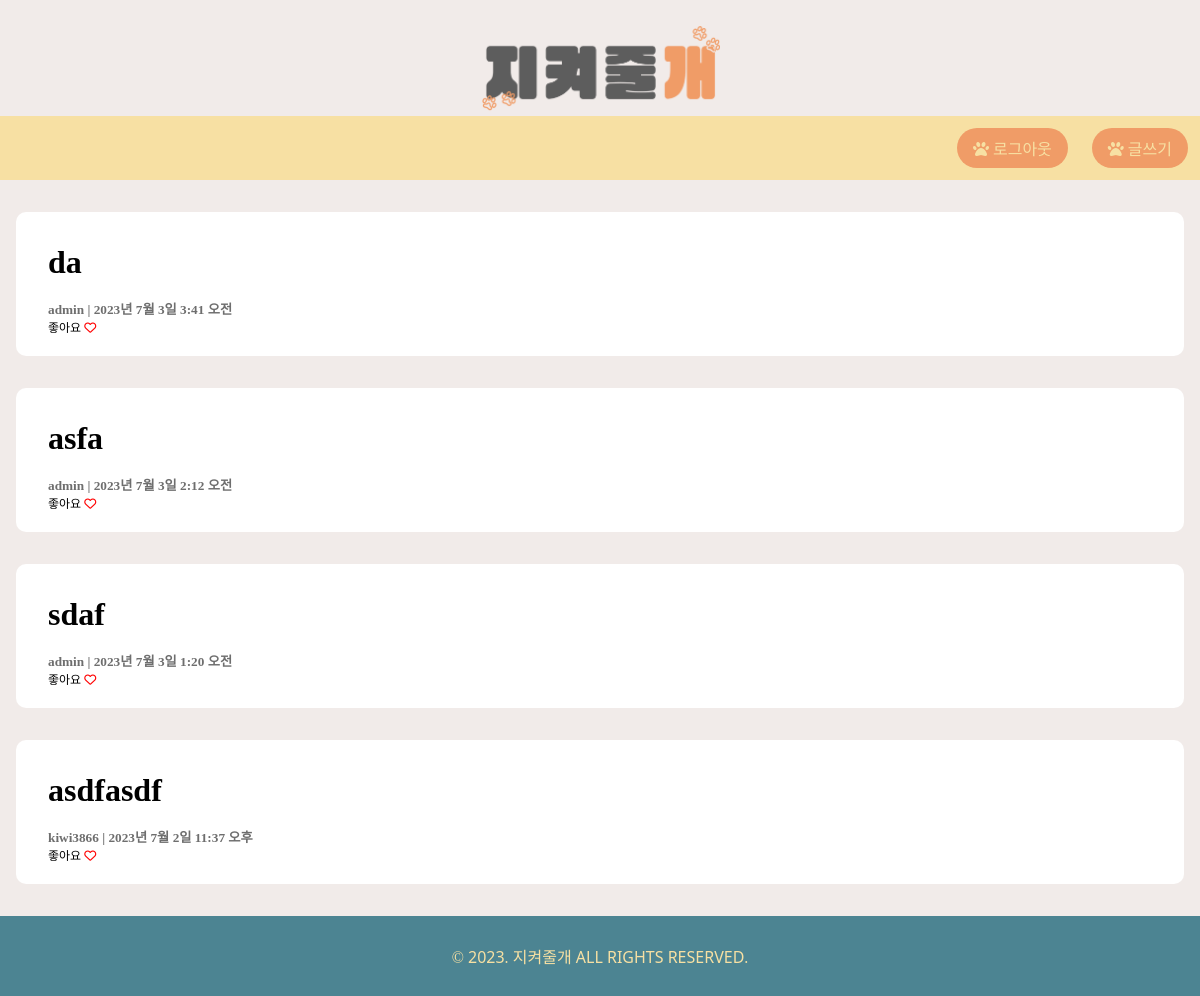
/ (signed in), run on an earlier commit of the app's database.
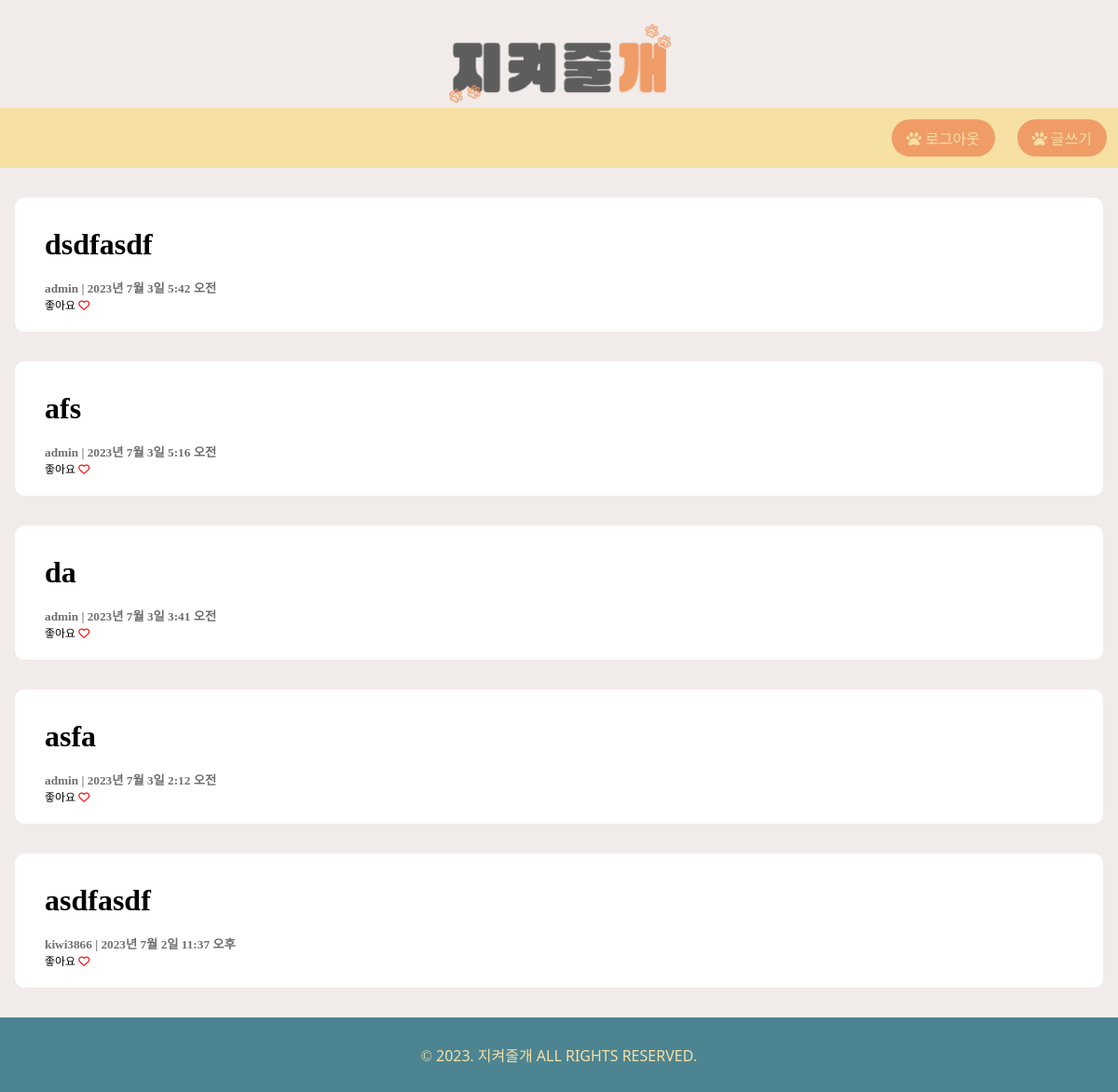
And on a later commit of the database.
### myapp/models.py (models this page shows, shortened)
class Post(models.Model):
    title = models.CharField(max_length=70)             # 제목 (최대 길이 70자)
    content = models.TextField(blank=True)  # 본문 내용
    datetime = models.DateTimeField(auto_now_add=True)  # 현재 시간 자동저장
    image = models.ImageField(upload_to="post/images/%Y/%m/%d/", blank=True)
    author = models.ForeignKey(User, on_delete=models.CASCADE)
    def get_absolute_url(self):
        return f"/posts/{self.pk}/"

### users/models.py (models this page shows)
class User(AbstractUser):
    phone = models.CharField(verbose_name='전화번호', max_length=11)
    objects = UserManager()

### myapp/views.py (the view)
# urls.py: path("", views.PostList.as_view(), name="list"),
class PostList(ListView):
    model = Post
    ordering = "-pk"
    template_name = "myapp/main.html"

### myapp/templates/myapp/main.html (shortened to what this page needs)
{% load static %}
<!DOCTYPE html>
<html lang="ko">
    <head>
        <link href="{% static 'css/main.css' %}" type="text/css" rel="stylesheet" />
    </head>
    <body>
        <div class="nonfooter">
            <header>
                <a href="{% url 'myapp:list' %}"
                    > <img src="{% static 'images/logo.png' %}"
                        alt="logo"
                /></a>
            </header>
            <nav>
                {% if user.is_authenticated %}
                <a href="{% url 'accounts:logout' %}"
                ><div><i class="fa-solid fa-paw"></i> 로그아웃</div></a
                >
                {% endif %}
                {% if user.is_authenticated %}
                <a href="{% url 'myapp:create' %}"
                    ><div><i class="fa-solid fa-paw"></i> 글쓰기</div></a
                >
                {% endif %}
            </nav>
            <div class="container">
                {% for p in post_list %}
                <div class="item">
                    <a href="{{ p.get_absolute_url }}"><h1>{{ p.title }}</h1></a>
                    <br />
                    <h5 class="item-info">{{ p.author }} | {{ p.datetime }}</h5>
                    <span class="likes">좋아요 <i class="fa-regular fa-heart"></i></span>
                </div>
                {% endfor %}
            </div>
        </div>
        <footer>
            <p class="footer">&copy; 2023. 지켜줄개 ALL RIGHTS RESERVED.</p>
        </footer>
    </body>
</html>

What changed in the data, as far as the page shows it:
removed Post: title "sdaf", author "admin", datetime "2023년 7월 3일 1:20 오전"
added Post: title "dsdfasdf", author "admin", datetime "2023년 7월 3일 5:42 오전"
added Post: title "afs", author "admin", datetime "2023년 7월 3일 5:16 오전"
